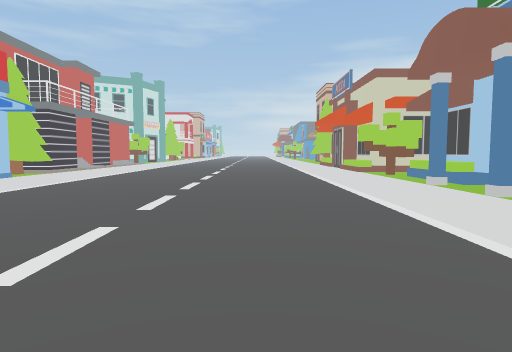
[1] (above)

20 first-person views from a walk through a 3-D level made in the Unity game engine. The camera is 1.5 m above the floor, tilts 4° down and sees 75° across. The floor is counted in squares, 2 m on a side. Each view is taken from the middle of a square. On the plan, view 1 faces up. The plan holds only what a view shows up to about 11 squares ahead; the rest is blank. The place goes on beyond the plan.

[2]
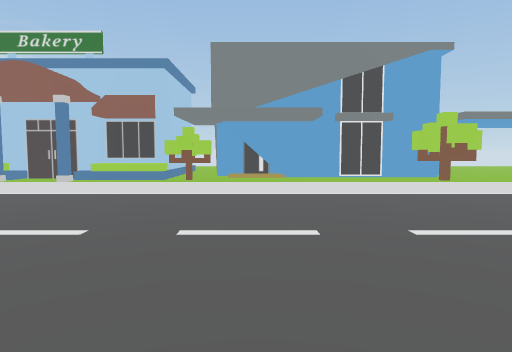

[3]
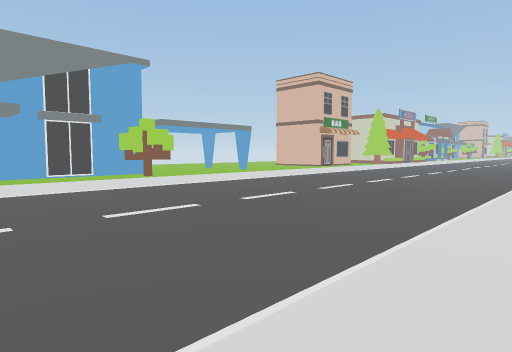

[4]
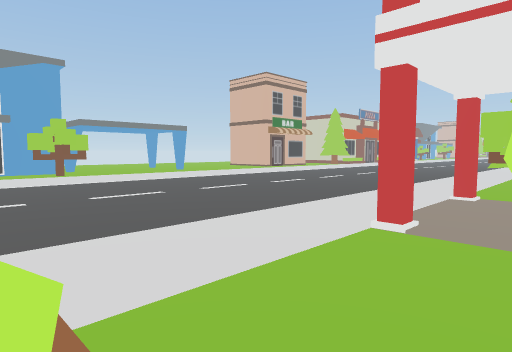

[5]
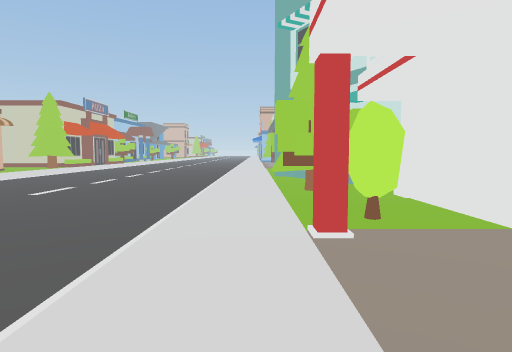

[6]
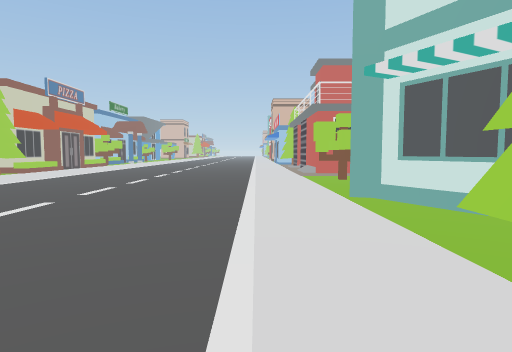

[7]
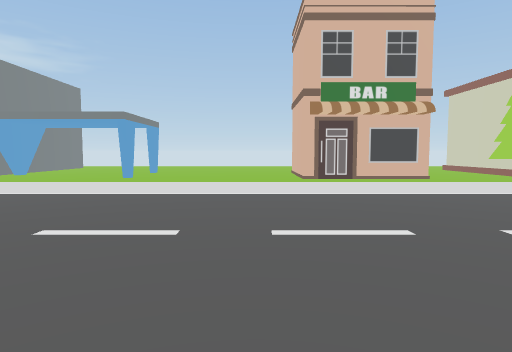

[8]
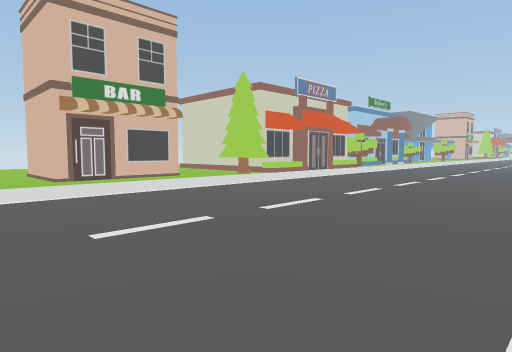

[9]
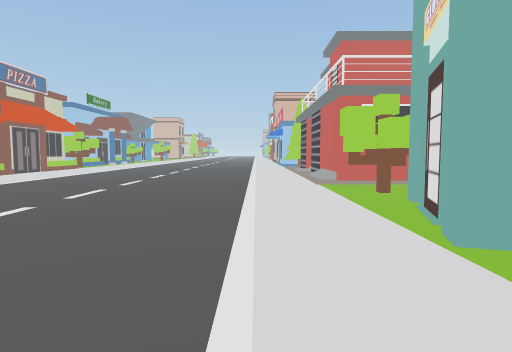

[10]
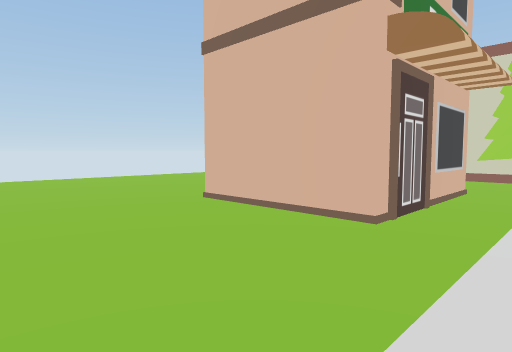

[11]
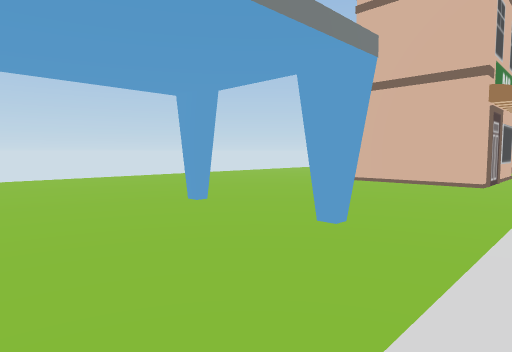

[12]
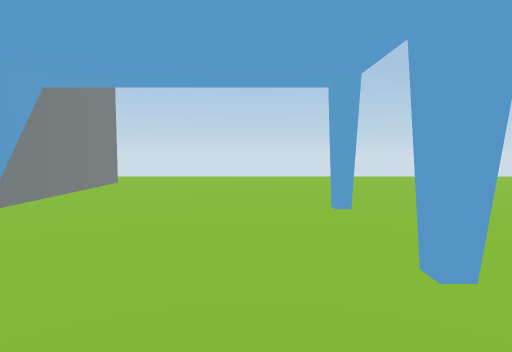

[13]
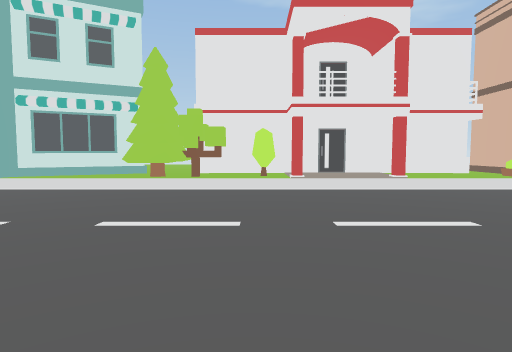

[14]
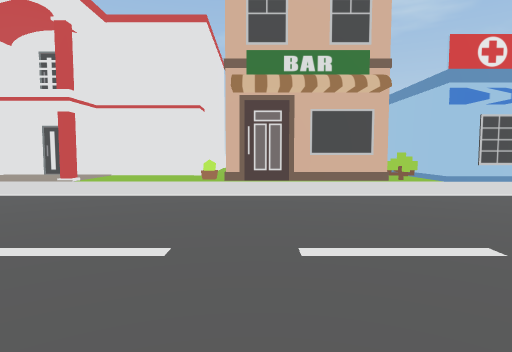

[15]
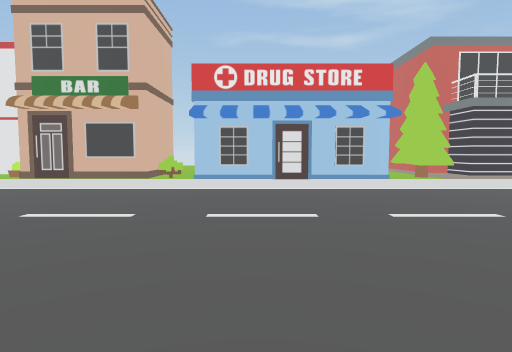

[16]
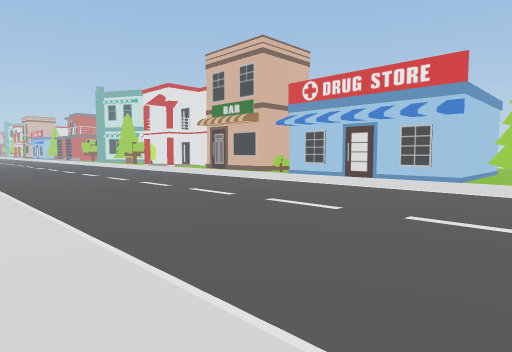

[17]
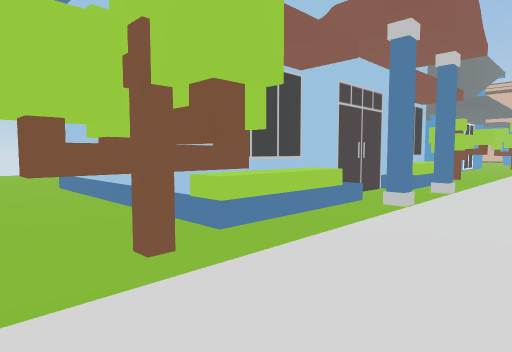

[18]
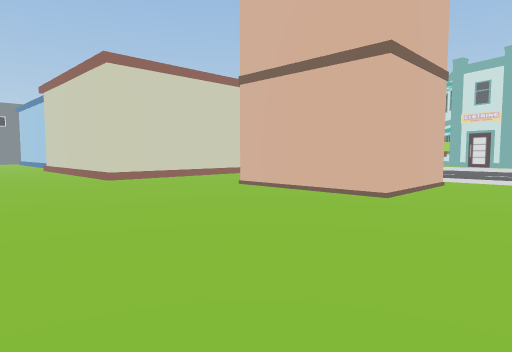

[19]
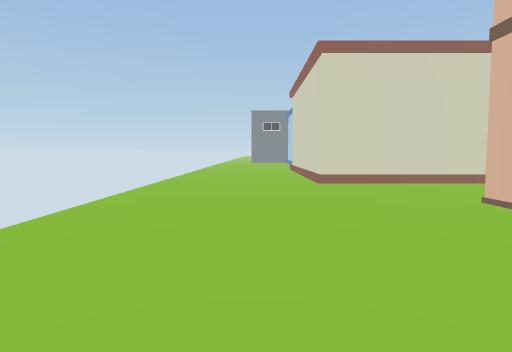

[20]
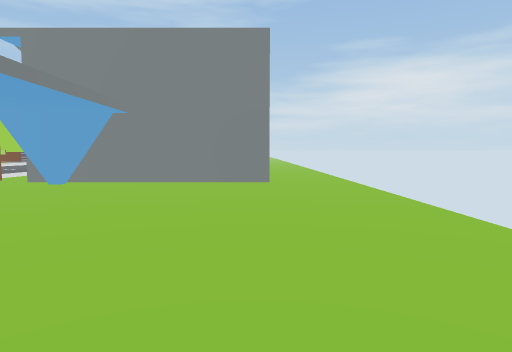

### Floor plan
Key: @ floor where view 1 was taken; # wall or solid block; . main floor; - floor 0.25 m lower than the main floor; / step, stairs or slope; T tree; B building; O other object.
Columns run from 10 left of view 1 to 13 right of it. Each row starts with its distance up from view 1.
 11   TT./------///// B
 10   TT./------/.T........
  9 ...../------///BBBB/...
  8 ####./------///B
  7    #./------/.BB
  6    #./------/..B
  5    #./------/.BB
  4 ####./------///B
  3   .../------/./BB
  2   #T./------/.T..
  1   ##./------/../#
  0    #./----@-/../#
 -1  ###./------/../#
 -2  ..O./------/...#
 -3 ##.../------/...#     ..
 -4  #.../------/...#     ..
 -5  #.#./------/.T.######..
 -6  #.../------/.T.##......
 -7  #.../------/...........
 -8  #.#./------/...........
 -9  #.O./------/...........
-10  #.T./------/..#.#......
-11  #TT./------/...........
-12  .TT./------/...........
-13  B.../------/...........
-14   B../------/...........
-15   B///------/...........
-16    B./------/..###......
-17    B./------/..###......
-18   B../------/..###......
-19   TT./------/..###......
-20   .T./------/...........
-21   .../------/TT.........
-22  ###./------/ T.........
-23    #./------/  BBBBB....
-24    #./------/.B    B....

Where each view was taken, in squares from view 1:
view 1: 0 up, 0 right, facing up
view 2: 0 up, 5 left, facing right
view 3: 0 up, 6 left, facing down-right
view 4: 2 down, 8 left, facing down-right
view 5: 5 down, 6 left, facing down
view 6: 10 down, 5 left, facing down
view 7: 14 down, 5 left, facing right
view 8: 13 down, 5 left, facing down-right
view 9: 13 down, 5 left, facing down
view 10: 12 down, 3 right, facing down-right
view 11: 7 down, 3 right, facing down-right
view 12: 9 down, 3 right, facing right
view 13: 9 down, 2 right, facing left
view 14: 1 down, 1 right, facing left
view 15: 5 up, 3 right, facing left
view 16: 11 up, 3 right, facing down-left
view 17: 11 up, 2 right, facing down-right
view 18: 13 down, 13 right, facing down-left
view 19: 14 down, 11 right, facing down
view 20: 14 down, 11 right, facing up
